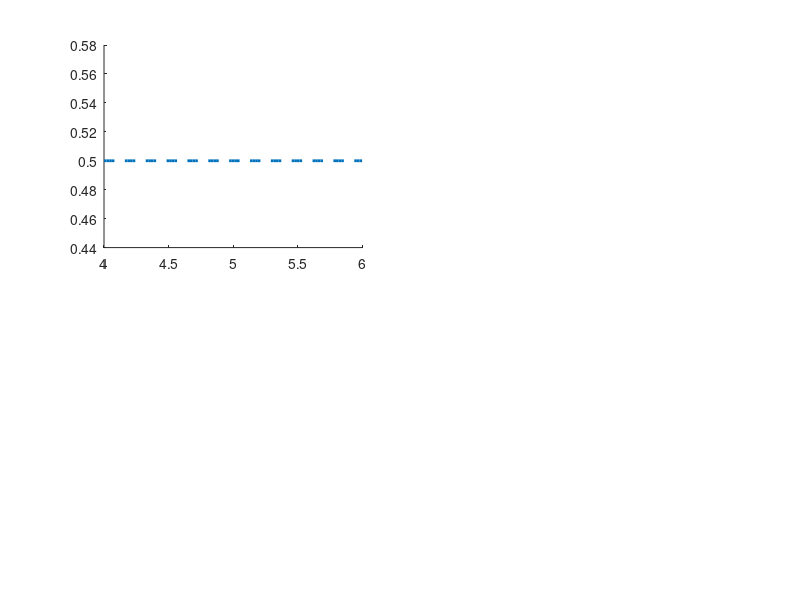

Write MATLAB code to recreate this figure. (Note: this script raises an error after producing the figure.)
% Bayes_Quad_Example.m
% Author: Mitchel J. Colebank
% Script for MATH 728: UQ for Phys and Biol Sys
% Date created: March, 2025
%
clear; clc; close all;
%% Compute the posterior distribution under the assumption of a uniform
% prior using the nonlinear Sine model we investigated before
xspace = linspace(-5,5,20 );

sin_model = @(q,x) q(1)+q(2).*sin(pi.*q(3).*x);

param_star = [5 1 0.3];

num_param = 3;
n_xpts = length(xspace);

%% Things that can be adjusted
% Gaussian prior terms
prior_mu = param_star.*1.1;
prior_var = param_star.*0.1;
% Measurement noise
meas_var = 0.5;

%% First, construct the prior.
% We start by assuming uniform (consider Gaussian) on a +-20% range
upper = param_star.*1.2; % Twenty percent above
lower = param_star.*0.8; % Twenty percent above

prior_unif = @(param,a,b) 1./prod(b-a); % The prior PDF is constant throughout the domain (equiprobable outcomes

% Second case, independent gaussian distributions with variance=10%

prior_std = sqrt(prior_var); % Standard deviation
prior_covar = eye(num_param,num_param).*prior_var; % Use a covariance since this is a 3D problem
prior_gauss = @(param,mu,covar) exp(-(param-mu)*inv(covar)*(param-mu)')./sqrt(2.*pi.*det(covar));

%% First, plot prior
n_parpts = 100;
% Uniform
 figure(1); clf; hold on;
for i=1:num_param
    param_range = linspace(lower(i),upper(i),n_parpts);
      prior_eval = zeros(n_parpts,1);

    for j=1:n_parpts
        prior_eval(j) = prior_unif(param_range(j),lower(i),upper(i));
    end
        subplot(2,2,i); hold on;
        plot(param_range,prior_eval,'--','LineWidth',2);
        xline(param_star(i),'--k')
end

% Gaussian
 figure(2); clf; hold on;
for i=1:num_param
    param_range = linspace(prior_mu(i)-3.*prior_std(i),prior_mu(i)+3.*prior_std(i),n_parpts);
   prior_eval = zeros(n_parpts,1);
   param_eval = param_star;
    
    for j=1:n_parpts
        param_eval(i) = param_range(j);
        prior_eval(j) = prior_gauss(param_eval,prior_mu,prior_covar);
    end
        subplot(2,2,i); hold on;
        plot(param_range,prior_eval,'--','LineWidth',2);
        xline(param_star(i),'--k')
end

%% Now, build a likelihood based on the assumption of iid, normal mean zero errors

f_mod = @(param) sin_model(param,xspace);
true_signal = f_mod(param_star);
data        = true_signal + normrnd(0,sqrt(meas_var),1,n_xpts);

figure(99);clf;hold on;
plot(true_signal,'r');
plot(data,'ko')
%%
lik_func = @(param,data) exp(-sum((f_mod(param)-data).^2) ./ (2.*meas_var)).* (2.*pi.*meas_var).^(-n_xpts/2);

% plot likelihood by fixing all parameters at true value, except for
% parameter i (similar to profile likelihood)
 figure(3); clf; hold on;
for i=1:num_param
    param_range = linspace(prior_mu(i)-3.*prior_std(i),prior_mu(i)+3.*prior_std(i),n_parpts);
   lik_eval_true = zeros(n_parpts,1); % True signal, no noise
   lik_eval_data = zeros(n_parpts,1); % Noisy data
   
   param_eval = param_star;
    for j=1:n_parpts
        param_eval(i) = param_range(j);
        lik_eval_true(j) = lik_func(param_eval,true_signal);
        lik_eval_data(j) = lik_func(param_eval,data);
    end
        subplot(2,2,i); hold on;
        plot(param_range,lik_eval_true,'b','LineWidth',2);
        ylabel('likelihood - true signal')
        yyaxis('right')
        plot(param_range,lik_eval_data,'-r','LineWidth',2);
        ylabel('likelihood - noisy data')
        
        xline(param_star(i),'--k');
end
legend('True','Noisy')
%% Now, consider a quadrature approach to constructing the posterior
% Use trapezoidal rule to start
n_quad = 20;
x1range = linspace(prior_mu(1)-2.*prior_std(1),prior_mu(1)+2.*prior_std(1),n_quad);
x2range = linspace(prior_mu(2)-2.*prior_std(2),prior_mu(2)+2.*prior_std(2),n_quad);
x3range = linspace(prior_mu(3)-2.*prior_std(3),prior_mu(3)+2.*prior_std(3),n_quad);



[X1unif,X2unif,X3unif] = meshgrid(x1range,x2range,x3range);
evid_quad_unif = zeros(n_quad,n_quad,n_quad);
evid_quad_gauss = zeros(n_quad,n_quad,n_quad);
lik_eval = zeros(n_quad,n_quad,n_quad);


% A triple for-loop for the three dimensions (yikes)
for i1=1:n_quad
    for i2=1:n_quad
        for i3=1:n_quad
            param_eval = [X1unif(i1,i2,i3),X2unif(i1,i2,i3),X3unif(i1,i2,i3)];
            lik_eval(i1,i2,i3) = lik_func(param_eval,data);
            evid_quad_unif(i1,i2,i3) =  lik_eval(i1,i2,i3).*prior_unif(param_eval,lower,upper); % Equal probability everywhere
            evid_quad_gauss(i1,i2,i3) = lik_eval(i1,i2,i3) .*prior_gauss(param_eval,prior_mu,prior_covar);
        end
    end
end
% Now, compute the evidence in the denominator

post_unif = evid_quad_unif./trapz(x3range,trapz(x2range,trapz(x1range,evid_quad_unif,1),2));

post_gauss = evid_quad_gauss./trapz(x3range,trapz(x2range,trapz(x1range,evid_quad_gauss,1),2));


%% Now look at marginal posteriors
marg_post_unif1 = squeeze(trapz(x2range,trapz(x3range,post_unif,3),2));%./evidence_tot_unif;
marg_post_unif2 = squeeze(trapz(x1range,trapz(x3range,post_unif,3),1));
marg_post_unif3 = squeeze(trapz(x1range,trapz(x2range,post_unif,2),1));

marg_post_gauss1 = squeeze(trapz(x2range,trapz(x3range,post_gauss,3),2));%./evidence_tot_gauss;
marg_post_gauss2 = squeeze(trapz(x1range,trapz(x3range,post_gauss,3),1));
marg_post_gauss3 = squeeze(trapz(x1range,trapz(x2range,post_gauss,2),1));

figure(4);clf;

subplot(2,2,1); hold on;
plot(x1range,marg_post_unif1,'-b','LineWidth',2)
plot(x1range,marg_post_gauss1,'-.r','LineWidth',2)
xline(param_star(1),'--k','LineWidth',1);

subplot(2,2,2); hold on;
plot(x2range,marg_post_unif2,'-b','LineWidth',2)
plot(x2range,marg_post_gauss2,'-.r','LineWidth',2)
xline(param_star(2),'--k','LineWidth',1);

subplot(2,2,3); hold on;
plot(x3range,marg_post_unif3,'-b','LineWidth',2)
plot(x3range,marg_post_gauss3,'-.r','LineWidth',2)
xline(param_star(3),'--k','LineWidth',1);
legend('Uniform','Gaussian')
%%
figure(5);clf
subplot(2,2,1); hold on;
contourf(x1range,x2range,squeeze(trapz(x3range,post_unif ,3)),20, 'LineColor', 'none');
plot(param_star(1),param_star(2),'*r','LineWidth',1);
axis tight
title('Gaussian posterior 2D Contours')
subplot(2,2,2); hold on;
contourf(x2range,x3range,squeeze(trapz(x1range,post_unif ,1)),20, 'LineColor', 'none');
plot(param_star(2),param_star(3),'*r','LineWidth',1);

subplot(2,2,3); hold on;
contourf(x1range,x3range,squeeze(trapz(x2range,post_unif ,2)),20, 'LineColor', 'none');
plot(param_star(1),param_star(3),'*r','LineWidth',1);
colorbar;



figure(6);clf
subplot(2,2,1); hold on;
contourf(x1range,x2range,squeeze(trapz(x3range,post_gauss ,3)),20, 'LineColor', 'none');
plot(param_star(1),param_star(2),'*r','LineWidth',1);
axis tight
title('Gaussian posterior 2D Contours')
subplot(2,2,2); hold on;
contourf(x2range,x3range,squeeze(trapz(x1range,post_gauss ,1)),20, 'LineColor', 'none');
plot(param_star(2),param_star(3),'*r','LineWidth',1);

subplot(2,2,3); hold on;
contourf(x1range,x3range,squeeze(trapz(x2range,post_gauss ,2)),20, 'LineColor', 'none');
plot(param_star(1),param_star(3),'*r','LineWidth',1);
colorbar;
